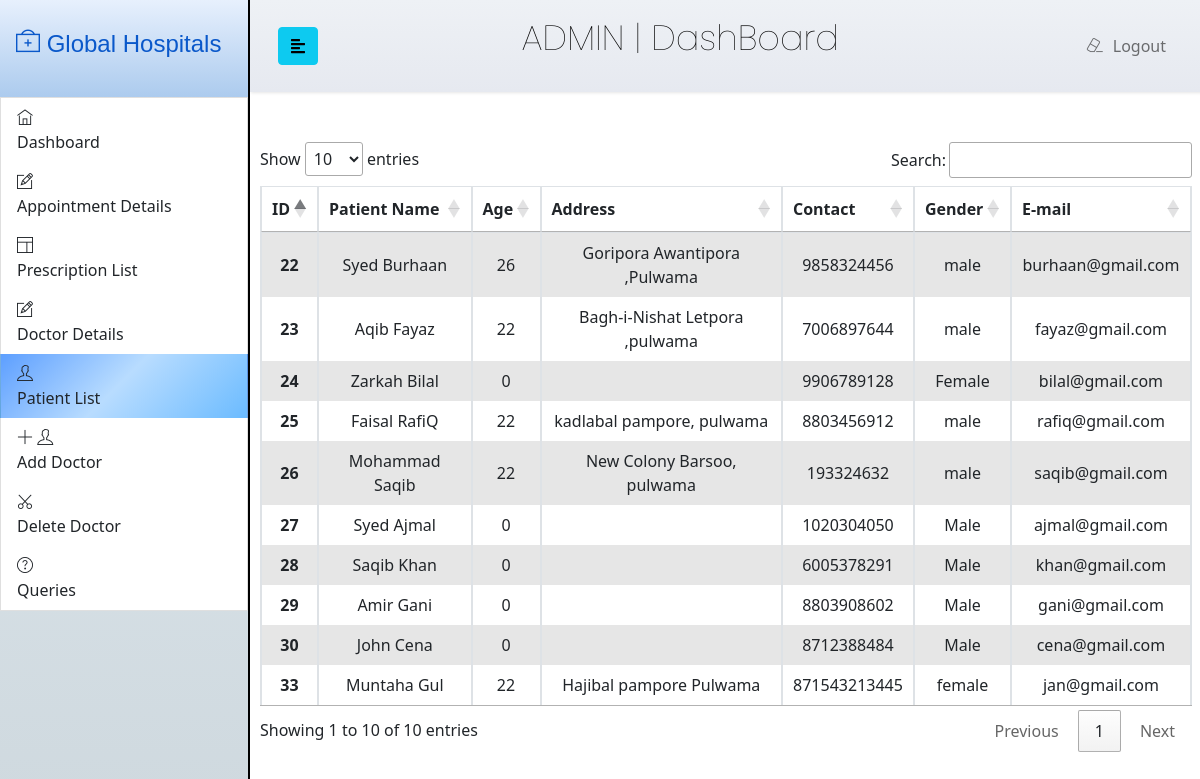
Screenshot of /Admin/Apatientlist.php with the database file from the repository.
### tables this page shows
CREATE TABLE `patienttable` (
  `id` int(10) NOT NULL,
  `username` text NOT NULL,
  `email` varchar(40) NOT NULL,
  `phone` bigint(40) NOT NULL,
  `password` varchar(30) NOT NULL,
  `gender` text NOT NULL,
  `age` int(20) NOT NULL,
  `address` varchar(100) NOT NULL
);

### Admin/Apatientlist.php (the view, shortened to what this page needs)
<?php
include('../dbconnection.php');
?>
<!DOCTYPE html>
<html lang="en">
<head>
<link rel="stylesheet" type="text/css" href="Apstyle.css?v=<?php echo time()?>">
    <link rel="stylesheet" href="https://stackpath.bootstrapcdn.com/bootstrap/4.1.0/css/bootstrap.min.css">
		<link rel="stylesheet" href="../vendor/themify-icons/themify-icons.min.css">
    <link rel="stylesheet" href="http://cdn.datatables.net/1.10.23/css/jquery.dataTables.min.css">
    <link href="https://cdn.jsdelivr.net/npm/bootstrap@5.0.0-beta2/dist/css/bootstrap.min.css" rel="stylesheet">
</head>
<body>
    <div class="wrapper">
    <?php include('Asidebar.php')?>
    <div id="content">
    <?php include('AheadNav.php')?>
<center>
    <div class="table-responsive" style="padding:10px;">
   <table id="dtHorizontalExample" class="table table-striped table-bordered  table-sm" >
    <thead style="text-align:center;">
    <tr>
                    <th class="th-sm">ID</th>
                    <th class="th-sm">Patient Name</th>
                    <th class="th-sm">Age</th>
                    <th class="th-sm">Address</th>
                    <th class="th-sm">Contact</th>
                    <th class="th-sm">Gender</th>
                    <th class="th-sm">E-mail</th>
                  </tr>
    </thead>
<tbody style="text-align:center;">
<?php
$sql="select * from patienttable";
$result=mysqli_query($con,$sql);
while($row=mysqli_fetch_assoc($result)){
?>
<tr>
<th><?php echo $row['id']  ?></th>
<td><?php echo $row['username'] ?></td>
<td><?php echo $row['age'] ?></td>
<td><?php echo $row['address'] ?></td>
<td><?php echo $row['phone'] ?></td>
<td><?php echo $row['gender'] ?></td>
<td><?php echo $row['email'] ?></td>
</tr>
<?php }?>
</tbody>
</table>
   </div>
   </center>
    </div>
    </div>
</body>
</html>

### Admin/Apstyle.css (style rules this page uses)
body { font-family: 'Poppins', sans-serif; background: #fafafa; }
.wrapper { display: flex; width: 100%; align-items: stretch; }
#content { width: 100%; min-height: 100vh; transition: all 0.3s; }

### rows the page displays
patienttable: id "22", username "Syed Burhaan", age "26", address "Goripora Awantipora ,Pulwama", phone "9858324456", gender "male", email "burhaan@gmail.com"
patienttable: id "23", username "Aqib Fayaz", age "22", address "Bagh-i-Nishat Letpora ,pulwama", phone "7006897644", gender "male", email "fayaz@gmail.com"
patienttable: id "24", username "Zarkah Bilal", age "0", phone "9906789128", gender "Female", email "bilal@gmail.com"
patienttable: id "25", username "Faisal RafiQ", age "22", address "kadlabal pampore, pulwama", phone "8803456912", gender "male", email "rafiq@gmail.com"
patienttable: id "26", username "Mohammad Saqib", age "22", address "New Colony Barsoo, pulwama", phone "193324632", gender "male", email "saqib@gmail.com"
patienttable: id "27", username "Syed Ajmal", age "0", phone "1020304050", gender "Male", email "ajmal@gmail.com"
patienttable: id "28", username "Saqib Khan", age "0", phone "6005378291", gender "Male", email "khan@gmail.com"
patienttable: id "29", username "Amir Gani", age "0", phone "8803908602", gender "Male", email "gani@gmail.com"
patienttable: id "30", username "John Cena", age "0", phone "8712388484", gender "Male", email "cena@gmail.com"
patienttable: id "33", username "Muntaha Gul", age "22", address "Hajibal pampore Pulwama", phone "871543213445", gender "female", email "jan@gmail.com"
